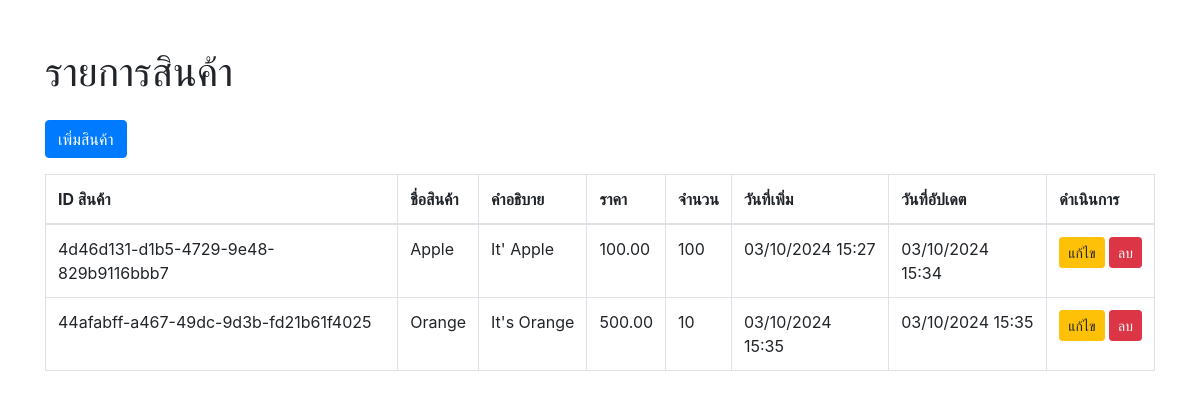
The page / on the database its author committed.
### myapp/models.py (models this page shows, shortened)
class Item(models.Model):
    id = models.UUIDField(primary_key=True, default=uuid.uuid4, editable=False)
    name = models.CharField(max_length=100)
    description = models.TextField(default='ไม่มีคำอธิบาย')
    quantity = models.PositiveIntegerField(default=0)
    price = models.DecimalField(max_digits=10, decimal_places=2)
    created_at = models.DateTimeField(auto_now_add=True)  # วันที่เพิ่ม
    updated_at = models.DateTimeField(auto_now=True)       # วันที่อัปเดต
    def created_at_th(self):
        return timezone.localtime(self.created_at).strftime('%d/%m/%Y %H:%M')  # แปลงเป็นเวลาในโซนท้องถิ่น
    def updated_at_th(self):
        return timezone.localtime(self.updated_at).strftime('%d/%m/%Y %H:%M')  # แปลงเป็นเวลาในโซนท้องถิ่น

### myapp/views.py (the view)
# urls.py: path('', item_list, name='item_list'),
def item_list(request):
    items = Item.objects.all()
    return render(request, 'myapp/item_list.html', {'items': items})

### myapp/templates/myapp/item_list.html (shortened to what this page needs)
<!DOCTYPE html>
<html lang="th">
<head>
    <link href="https://stackpath.bootstrapcdn.com/bootstrap/4.5.2/css/bootstrap.min.css" rel="stylesheet">
</head>
<body>
<div class="container mt-5">
    <h1 class="mb-4">รายการสินค้า</h1>
    <a href="{% url 'item_create' %}" class="btn btn-primary mb-3">เพิ่มสินค้า</a>
    <table class="table table-bordered">
        <thead>
            <tr>
                <th>ID สินค้า</th>
                <th>ชื่อสินค้า</th>
                <th>คำอธิบาย</th>
                <th>ราคา</th>
                <th>จำนวน</th>
                <th>วันที่เพิ่ม</th>
                <th>วันที่อัปเดต</th>
                <th>ดำเนินการ</th>
            </tr>
        </thead>
        <tbody>
            {% for item in items %}
            <tr>
                <td>{{ item.id }}</td>
                <td>{{ item.name }}</td>
                <td>{{ item.description }}</td>
                <td>{{ item.price }}</td>
                <td>{{ item.quantity }}</td>
                <td>{{ item.created_at_th }}</td>
                <td>{{ item.updated_at_th }}</td>
                <td>
                    <a href="{% url 'item_update' item.pk %}" class="btn btn-warning btn-sm">แก้ไข</a>
                    <form method="post" action="{% url 'item_delete' item.pk %}" style="display:inline;">
                        <button type="submit" class="btn btn-danger btn-sm">ลบ</button>
                    </form>
                </td>
            </tr>
            {% endfor %}
        </tbody>
    </table>
</div>
</body>
</html>

### rows shown on the page
Item: id "4d46d131-d1b5-4729-9e48-829b9116bbb7", name "Apple", description "It' Apple", price "100.00", quantity "100", created_at_th "03/10/2024 15:27", updated_at_th "03/10/2024 15:34"
Item: id "44afabff-a467-49dc-9d3b-fd21b61f4025", name "Orange", description "It's Orange", price "500.00", quantity "10", created_at_th "03/10/2024 15:35", updated_at_th "03/10/2024 15:35"
